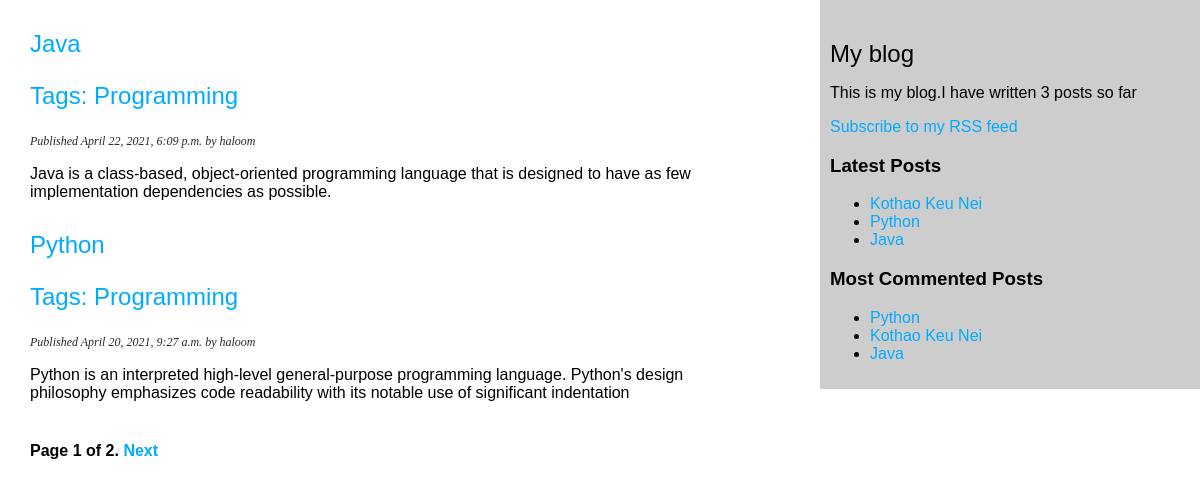
Screenshot of /blog/ with the database file from the repository.
### blog/models.py (models this page shows, shortened)
class Post(models.Model):
    STATUS_CHOICES=(
        ('draft','Draft'),
        ('published','Published'),
    )
    title = models.CharField(max_length=250)
    slug = models.SlugField(max_length=250,unique_for_date='publish')
    author= models.ForeignKey(User,on_delete=models.CASCADE,related_name='blog_posts')
    body = models.TextField()
    publish = models.DateTimeField(default=timezone.now)
    created = models.DateTimeField(auto_now_add=True)
    updated = models.DateTimeField(auto_now=True)
    status = models.CharField(max_length=10,choices=STATUS_CHOICES,default='draft')
    objects=models.Manager()
    published=PublishedManager()
    tags=TaggableManager()
    class Meta:
        ordering = ('-publish',)
    def get_absolute_url(self):
        return reverse("blog:post_detail", args=[self.publish.year,self.publish.month,self.publish.day,self.slug])

### blog/views.py (the view)
# urls.py: path('',post_list,name='post_list'),
def post_list(request,tag_slug=None):
    object_list=Post.published.all()
    tag=None
    if tag_slug:
        tag=get_object_or_404(Tag,slug=tag_slug)
        object_list=object_list.filter(tags__in=[tag])
    paginator=Paginator(object_list,2) #2 Posts in each page
    page = request.GET.get('page')
    try:
        posts=paginator.page(page)
    except PageNotAnInteger:
        posts=paginator.page(1)
    except EmptyPage:
        posts= paginator.page(paginator.num_pages)
    context={'page':page,'posts':posts,'tag':tag}
    return render(request,'blog/post/list.html',context)

### blog/models.py (called while the page is built)
    def get_queryset(self):
        return super(PublishedManager,self).get_queryset().filter(status='published')

### blog/templatetags/blog_tags.py (called while the page is built)
@register.simple_tag
def total_posts():
    return Post.published.count()

@register.inclusion_tag('blog/post/latest_posts.html')
def show_latest_posts(count=5):
    latest_posts=Post.published.order_by('publish')[:count]
    return {'latest_posts':latest_posts}

@register.simple_tag
def get_most_commented_posts(count=5):
    return Post.published.annotate(
        total_comments = Count('comments')
    ).order_by('-total_comments')[:count]

### blog/templates/blog/post/list.html (shortened to what this page needs)
{% extends "blog/base.html" %}
{% block content %}
{% for post in posts %}
<h2>
    <a href="{{post.get_absolute_url}}">
        {{post.title}}
        <p class="tags">Tags:
            {% for tag in post.tags.all %}
                <a href="{% url "blog:post_list_by_tag" tag.slug%}">
                    {{ tag.name }}
                </a>
            {% endfor %}
        </p>
    </a>
</h2>
<p class="date">
    Published {{ post.publish }} by {{ post.author }}
</p>
{{ post.body|truncatewords:30|linebreaks }}
{% endfor %}
{% include "pagination.html" with page=posts %}
{% endblock content %}

### blog/templates/blog/base.html (shortened to what this page needs)
{% load blog_tags %}
{% load static %}
<!DOCTYPE html>
<html>
<head>
  <link href="{% static "css/blog.css" %}" rel="stylesheet">
</head>
<body>
  <div id="content">
    {% block content %}
    {% endblock content %}
  </div>
  <div id="sidebar">
    <h2>My blog</h2>
    <p>This is my blog.I have written {% total_posts %} posts so far </p>
    <p>
      <a href="{% url "blog:post_feed" %}">Subscribe to my RSS feed</a>
      </p>
    <h3>Latest Posts</h3>
    {%show_latest_posts 3%}
    <h3>Most Commented Posts</h3>
    {% get_most_commented_posts as most_commented_posts %}
    <ul>
      {% for post in most_commented_posts %}
      <li>
        <a href="{post.get_absolute_url}">{{post.title}}</a>
      </li>
      {% endfor %}
    </ul>
  </div>
</body>
</html>

### blog/templates/blog/post/latest_posts.html
<ul>
    {% for post in latest_posts %}
    <li>
        <a href="{{post.get_absolute_url}}">{{post.title}}</a>
    </li>
    {% endfor %}
</ul>

### blog/static/css/blog.css (style rules this page uses)
body { margin:0; padding:0; font-family:helvetica, sans-serif; }
a { color:#00abff; text-decoration:none; }
h2 { font-weight:normal; margin:30px 0 0; }
#content { float:left; width:60%; padding:0 0 0 30px; }
#sidebar { float:right; width:30%; padding:10px; background:#cecdcd; height:100%; }
p.date { color:rgb(41, 41, 41); font-family: georgia, serif; font-size: 12px; font-style: italic; }

### rows the page displays
Post: title "Java", publish "April 22, 2021, 6:09 p.m.", author "haloom", body "Java is a class-based, object-oriented programming language that is designed to have as few implementation dependencies as possible."
Tag: name "Programming"
Post: title "Python", publish "April 20, 2021, 9:27 a.m.", author "haloom", body "Python is an interpreted high-level general-purpose programming language. Python's design philosophy emphasizes code readability with its notable use of significant indentation"
Post: title "Kothao Keu Nei"

### other values shown
{{ page.number }} "1"
{{ page.paginator.num_pages }} "2"
